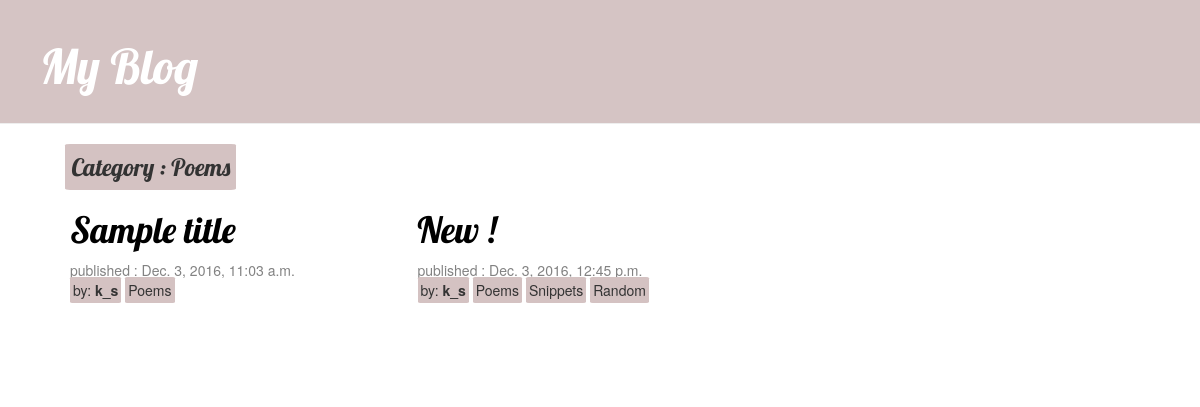
Screenshot of /category/Poems with the database file from the repository.
### blog/models.py (models this page shows, shortened)
class Category(models.Model):
    name = models.CharField(max_length=200)
    def __str__(self):
        return self.name

class Post(models.Model):
    author = models.ForeignKey('auth.User')
    title = models.CharField(max_length=200)
    text = models.TextField()
    categories = models.ManyToManyField(Category)
    created_date = models.DateTimeField(
            default=timezone.now)
    published_date = models.DateTimeField(
            blank=True, null=True)

### blog/views.py (the view)
# urls.py: url(r'^category/(?P<category>\w+)$', views.category_posts, name='category_posts')
def category_posts(request,category):
    post = Post.objects.filter(categories__name=category)
    return render(request, 'blog/category_posts.html', {'posts':post,
                                                        'cat':category})

### blog/templates/blog/category_posts.html
{% extends 'blog/base.html' %}
{%block content%}
<div class = "cat-heading"> Category : {{cat}}</div><br/>
{% for post in posts %}
      <div class ="post col-xs-4">
        <h1> <a href="{% url 'post_detail' pk=post.pk %}">{{post.title}}</a></h2>
          <p>{% if post.published_date %}
             <span class="date">
               published : {{post.published_date}}
             </span>
             {% endif %}
              <br/><span class ="author">by:<strong> {{post.author}}</strong></span>
                {% for category in post.categories.all %}
                  <span class="category"><a href="{% url 'category_posts' category %}"> {{category}}</a></span>
                {%endfor %}
              </p>
      </div>
{%endfor%}
{%endblock%}

### blog/static/css/blog.css (style rules this page uses)
h1, h2, h3, h4, .cat-heading { font-family: 'Lobster', cursive; }
.date { color: #828282; }
.post { margin-bottom: 70px; }
.post h1 a, .post h1 a:visited { color: #000000; }
.author, .category, .category:visited, .cat-heading { background-color: #D4C2C2; text-decoration: none; border-radius: 5%; padding: 3px; }
.category a:link, .category a:visited { color:inherit; }
.post { display:inline-block; }
.cat-heading { display: inline-block; padding: 6px; border-radius: 3%; font-size: 18pt; margin-left: 1%; }

### rows the page displays
Category: name "Poems"
Post: title "Sample title", published_date "Dec. 3, 2016, 11:03 a.m.", author "k_s"
Post: title "New !", published_date "Dec. 3, 2016, 12:45 p.m.", author "k_s"
Category: name "Snippets"
Category: name "Random"
